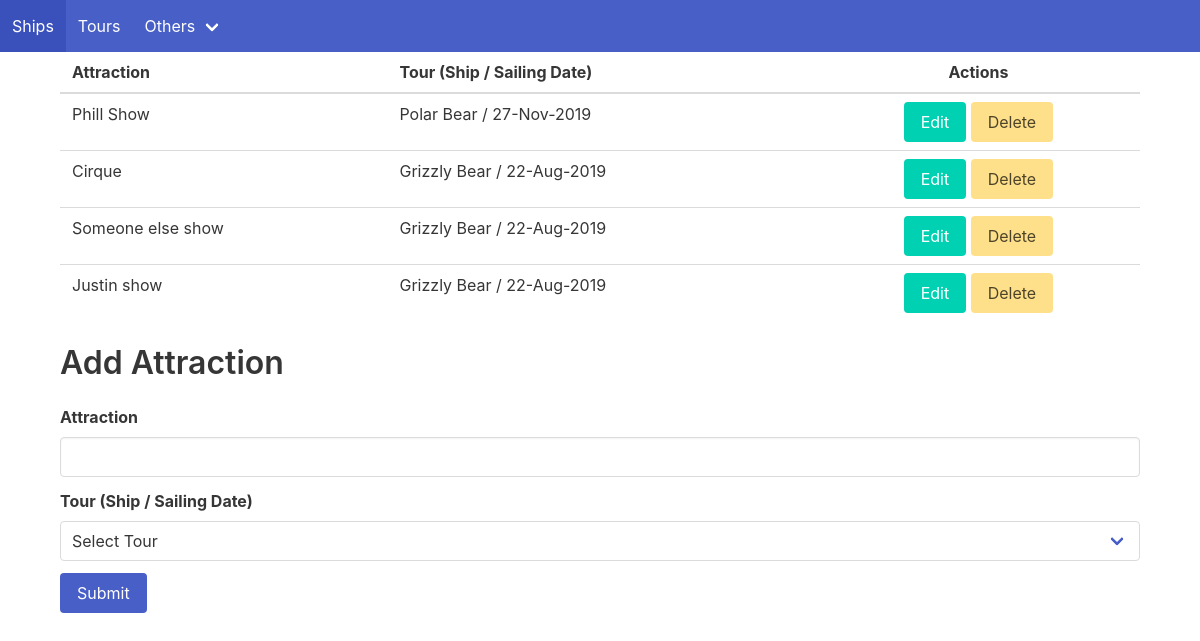
The page /attractions.php on the database as committed earlier.
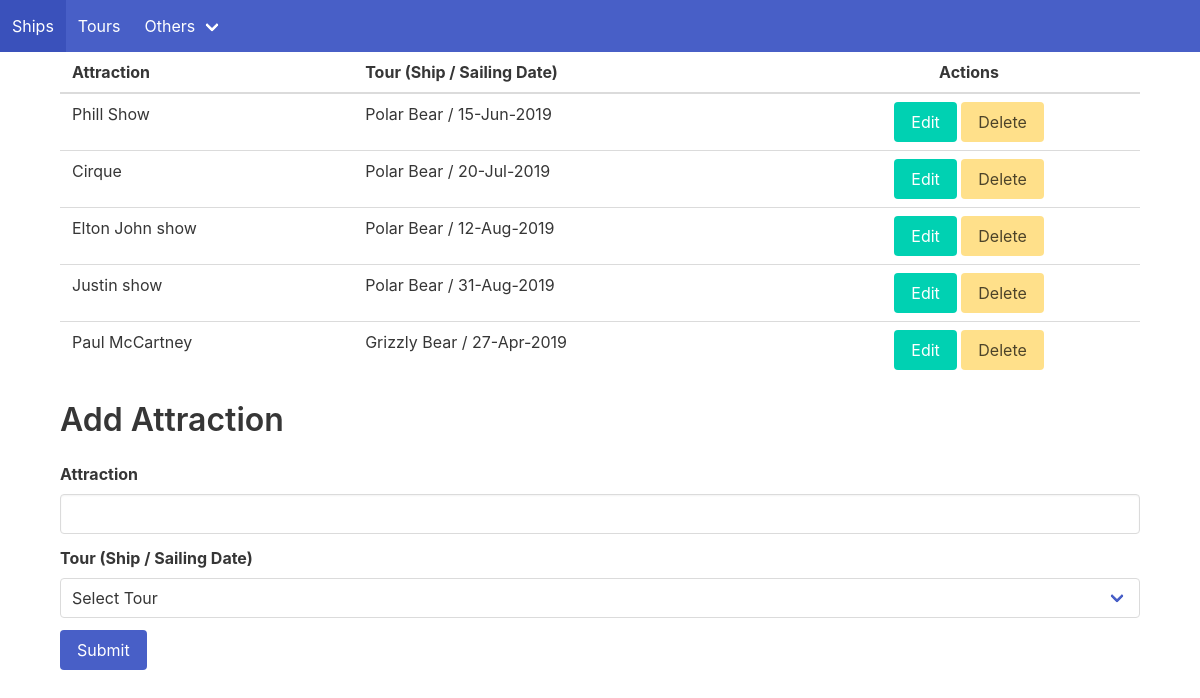
The same page on the database as committed later.
### tables this page shows
CREATE TABLE IF NOT EXISTS attractions (
  id int NOT NULL AUTO_INCREMENT,
  attraction varchar(30) NOT NULL,
  tour int NOT NULL,
  PRIMARY KEY (id),  
  FOREIGN KEY (tour) REFERENCES tours(id));

CREATE TABLE IF NOT EXISTS ships (
  id int NOT NULL AUTO_INCREMENT,
  name varchar(45) NOT NULL,
  yearservice int(5) NOT NULL,
  active boolean not null default 1,
  PRIMARY KEY (id));

CREATE TABLE IF NOT EXISTS tours (
  id int NOT NULL AUTO_INCREMENT,
  sailing_date date DEFAULT NULL,
  duration int NOT NULL,
  ship int NOT NULL,
  from_city int NOT NULL,
  to_city int NOT NULL,
  oneway int(1) not null,
  PRIMARY KEY (id),
  FOREIGN KEY (from_city) REFERENCES cities.id,
  FOREIGN KEY (to_city) REFERENCES cities.id,
  FOREIGN KEY (ship) REFERENCES ships(id));

### attractions.php (called while the page is built, shortened)
<?php
require_once('inc/entities/Attractions.class.php');
require_once('inc/utilities/PDOAgent.class.php');
require_once('inc/utilities/AttractionsMapper.class.php');
require_once('inc/utilities/PageIndex.class.php');
require_once('inc/utilities/PageAttractions.class.php');
$attraction = new Attractions();
$attractions = AttractionsMapper::getAttractions();
PageAttractions::showAttractions($attractions);
PageAttractions::showAttractionForm($attraction);
?>

### inc/utilities/PDOAgent.class.php (called while the page is built, shortened)
<?php
class PDOAgent    {
    private $host = DB_HOST;
    private $user = DB_USER;
    private $pass = DB_PASS;
    private $dbname = DB_NAME;
    private $className;
    private $pdo;
    private $stmt;
    public function __construct(String $className)    {
        $this->className = $className;
        $dsn = 'mysql:host=' . $this->host . ';dbname=' . $this->dbname;
        $options = array(
            PDO::ATTR_PERSISTENT => true,
            PDO::ATTR_ERRMODE => PDO::ERRMODE_EXCEPTION
            );
        try {
            $this->pdo = new PDO($dsn, $this->user, $this->pass, $options);
        } catch (PDOException $e) {
            $this->error = $e->getMessage();
        }
    }
    public function query(string $query) {
            $this->stmt = $this->pdo->prepare($query);
    }
    public function execute($data = null)   {
        if (is_null($data)) {
            return $this->stmt->execute();
        } else {
            return $this->stmt->execute($data);
        }
    }
    public function resultSet(){
        $this->execute();
        return $this->stmt->fetchAll(PDO::FETCH_CLASS, $this->className);
    }
}
?>

### inc/utilities/AttractionsMapper.class.php (called while the page is built, shortened)
<?php
class AttractionsMapper {
    private static $db;
    static function initialize() {
        self::$db = new PDOAgent('Attractions');
    }
    static function getAttractions() {
        $sql = 'select Attractions.id, Attractions.attraction, Attractions.tour, Ships.name as shipName, Tours.sailing_date
                from Attractions, Tours, Ships
                where Attractions.tour = Tours.id and Tours.ship = Ships.id;';
        self::$db->query($sql);
        self::$db->execute();
        return self::$db->resultSet();
    }
}
?>

### inc/entities/Attractions.class.php (called while the page is built, shortened)
<?php
class Attractions {
    private $id = 0;
    private $attraction = "";
    private $shipName;
    private $sailing_date;
    public function getAttractionID() {
        return $this->id;
    }
    public function getAttractionName() {
        return $this->attraction;
    }
    public function getShipName() {
        return $this->shipName;
    }
    public function getFormatedSailingDate() : String {
        $date = @DateTime::createFromFormat("Y-m-d", $this->sailing_date );
        if($date) {
            return $date->format('d-M-Y');
        } else {
            return 'Unavailable';
        }
    }
}
?>

### inc/utilities/PageAttractions.class.php (the view, shortened to what this page needs)
<?php
class PageAttractions {
static function showAttractions($attractions) {
  echo '<table class="table" style="width:100%;">
  <thead>
    <tr>
      <th>Attraction</th>
      <th>Tour (Ship / Sailing Date)</th>
      <th style="text-align:center;">Actions</th>
    </tr>
  </thead>
  <tbody>';
  foreach($attractions as $attraction) {
      echo '<tr>
      <td>'.$attraction->getAttractionName().'</td>
      <td>'.$attraction->getShipName().' / '.$attraction->getFormatedSailingDate().'</td>
      <td style="text-align:center;">
        <a href="'.$_SERVER['PHP_SELF'].'?act=edit&attractionID='.$attraction->getAttractionID().'" class="button is-primary">Edit</a>
        <a href="'.$_SERVER['PHP_SELF'].'?act=delete&attractionID='.$attraction->getAttractionID().'" class="button is-warning">Delete</a>
      </td>
    </tr>';
  }
  echo '</tbody>
</table>';
}
    static function showAttractionForm($attraction) {
      if($attraction->getAttractionID() == 0){
        $title = "Add Attraction";
      } else {
        $title = "Edit Attraction";
      }
        ?>
        <h3 class="title is-3"><?php echo $title; ?></h3>
        <form method="POST" action="<?php echo $_SERVER['PHP_SELF']; ?>">
          <div class="field">
          <label class="label">Attraction</label>
          <div class="control">
            <input class="input" type="text" name="attraction" id="attraction" value="<?php echo $attraction->getAttractionName();?>"/>
          </div>
          </div>
          <div class="field">
            <label class="label">Tour (Ship / Sailing Date)</label>
            <div class="select is-fullwidth">
              <select name="tour" id="tour">
                <option value="0">Select Tour</option>
              </select>
            </div>
          </div>
          <div class="field">
          <div class="control">
            <button class="button is-link" type="submit">Submit</button>
          </div>
        </div>
        </form>
        <?php
    }
}
?>

Rows that differ between the two databases and show on the page:
changed through a linked row, attractions "Phill Show": tour.sailing_date "27-Nov-2019" → "15-Jun-2019"
changed through a linked row, attractions "Cirque": ships.name "Grizzly Bear" → "Polar Bear"; tour.sailing_date "22-Aug-2019" → "20-Jul-2019"
changed attractions: attraction "Someone else show" → "Elton John show"; ships.name "Grizzly Bear" → "Polar Bear"; tour.sailing_date "22-Aug-2019" → "12-Aug-2019"
changed attractions "Justin show": ships.name "Grizzly Bear" → "Polar Bear"; tour.sailing_date "22-Aug-2019" → "31-Aug-2019"
added attractions: attraction "Paul McCartney", ships.name "Grizzly Bear", tour.sailing_date "27-Apr-2019"
